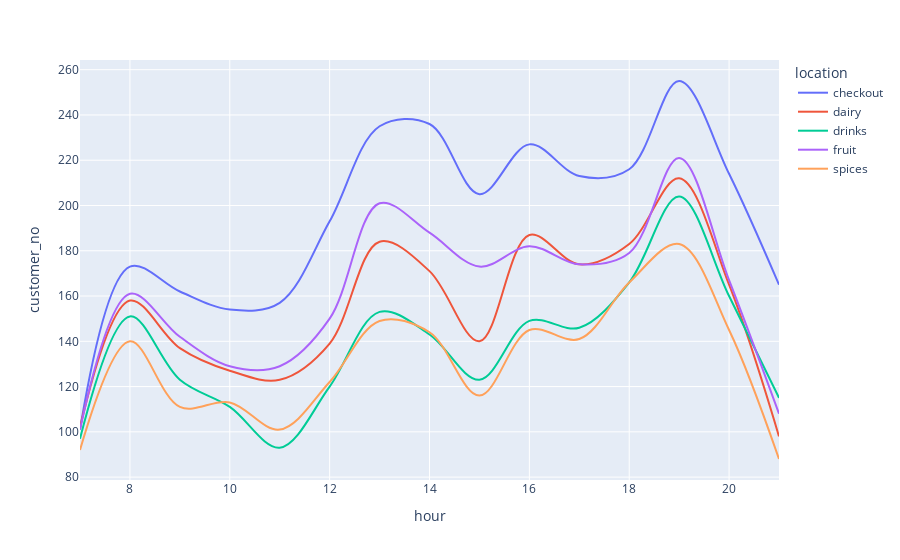

The notebook cell saved with this chart:
### Code cell
px.line(total_customers_time, x="hour", y="customer_no", color="location", hover_name="location",line_shape="spline")

### Figure 1 — Plotly figure (JSON) as saved in the notebook; plotly's stock layout.template omitted (floating-point values rounded to 4 significant figures)
{"data": [{"hovertemplate": "<b>%{hovertext}</b><br><br>location=checkout<br>hour=%{x}<br>customer_no=%{y}<extra></extra>", "hovertext": ["checkout", "checkout", "checkout", "checkout", "checkout", "checkout", "checkout", "checkout", "checkout", "checkout", "checkout", "checkout", "checkout", "checkout", "checkout"], "legendgroup": "checkout", "line": {"color": "#636efa", "dash": "solid", "shape": "spline"}, "marker": {"symbol": "circle"}, "mode": "lines", "name": "checkout", "orientation": "v", "showlegend": true, "type": "scatter", "x": [7, 8, 9, 10, 11, 12, 13, 14, 15, 16, 17, 18, 19, 20, 21], "xaxis": "x", "y": [101, 173, 162, 154, 157, 193, 235, 236, 205, 227, 213, 216, 255, 214, 165], "yaxis": "y"}, {"hovertemplate": "<b>%{hovertext}</b><br><br>location=dairy<br>hour=%{x}<br>customer_no=%{y}<extra></extra>", "hovertext": ["dairy", "dairy", "dairy", "dairy", "dairy", "dairy", "dairy", "dairy", "dairy", "dairy", "dairy", "dairy", "dairy", "dairy", "dairy"], "legendgroup": "dairy", "line": {"color": "#EF553B", "dash": "solid", "shape": "spline"}, "marker": {"symbol": "circle"}, "mode": "lines", "name": "dairy", "orientation": "v", "showlegend": true, "type": "scatter", "x": [7, 8, 9, 10, 11, 12, 13, 14, 15, 16, 17, 18, 19, 20, 21], "xaxis": "x", "y": [102, 158, 137, 127, 123, 139, 184, 171, 140, 187, 174, 183, 212, 165, 98], "yaxis": "y"}, {"hovertemplate": "<b>%{hovertext}</b><br><br>location=drinks<br>hour=%{x}<br>customer_no=%{y}<extra></extra>", "hovertext": ["drinks", "drinks", "drinks", "drinks", "drinks", "drinks", "drinks", "drinks", "drinks", "drinks", "drinks", "drinks", "drinks", "drinks", "drinks"], "legendgroup": "drinks", "line": {"color": "#00cc96", "dash": "solid", "shape": "spline"}, "marker": {"symbol": "circle"}, "mode": "lines", "name": "drinks", "orientation": "v", "showlegend": true, "type": "scatter", "x": [7, 8, 9, 10, 11, 12, 13, 14, 15, 16, 17, 18, 19, 20, 21], "xaxis": "x", "y": [97, 151, 123, 111, 93, 120, 153, 143, 123, 149, 146, 166, 204, 160, 115], "yaxis": "y"}, {"hovertemplate": "<b>%{hovertext}</b><br><br>location=fruit<br>hour=%{x}<br>customer_no=%{y}<extra></extra>", "hovertext": ["fruit", "fruit", "fruit", "fruit", "fruit", "fruit", "fruit", "fruit", "fruit", "fruit", "fruit", "fruit", "fruit", "fruit", "fruit"], "legendgroup": "fruit", "line": {"color": "#ab63fa", "dash": "solid", "shape": "spline"}, "marker": {"symbol": "circle"}, "mode": "lines", "name": "fruit", "orientation": "v", "showlegend": true, "type": "scatter", "x": [7, 8, 9, 10, 11, 12, 13, 14, 15, 16, 17, 18, 19, 20, 21], "xaxis": "x", "y": [101, 161, 142, 129, 129, 150, 201, 188, 173, 182, 174, 179, 221, 167, 108], "yaxis": "y"}, {"hovertemplate": "<b>%{hovertext}</b><br><br>location=spices<br>hour=%{x}<br>customer_no=%{y}<extra></extra>", "hovertext": ["spices", "spices", "spices", "spices", "spices", "spices", "spices", "spices", "spices", "spices", "spices", "spices", "spices", "spices", "spices"], "legendgroup": "spices", "line": {"color": "#FFA15A", "dash": "solid", "shape": "spline"}, "marker": {"symbol": "circle"}, "mode": "lines", "name": "spices", "orientation": "v", "showlegend": true, "type": "scatter", "x": [7, 8, 9, 10, 11, 12, 13, 14, 15, 16, 17, 18, 19, 20, 21], "xaxis": "x", "y": [92, 140, 111, 113, 101, 122, 149, 144, 116, 145, 141, 166, 183, 145, 88], "yaxis": "y"}], "layout": {"legend": {"title": {"text": "location"}, "tracegroupgap": 0}, "margin": {"t": 60}, "xaxis": {"anchor": "y", "domain": [0, 1], "title": {"text": "hour"}}, "yaxis": {"anchor": "x", "domain": [0, 1], "title": {"text": "customer_no"}}}}
